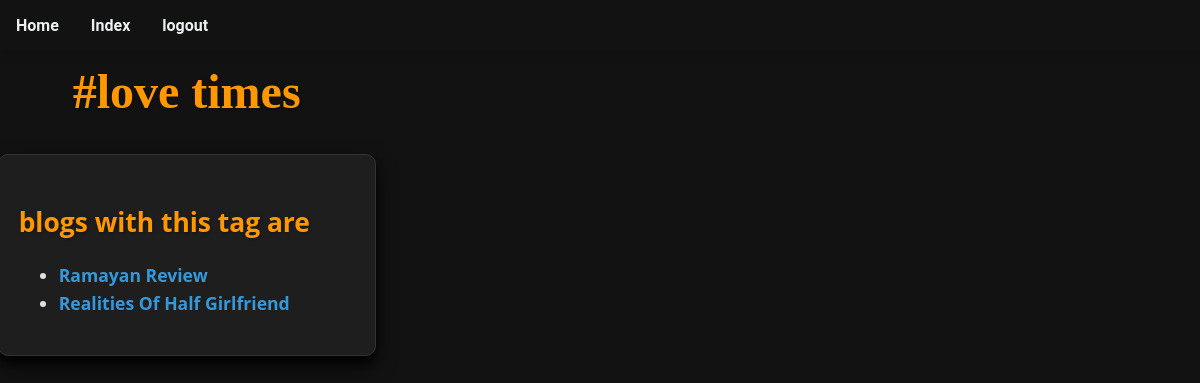
The page /index/tag/love-times (signed in) on the database its author committed.
### blog/models.py (models this page shows, shortened)
class Tag(models.Model):
    slug = models.SlugField(_("caption slug"))
    caption = models.CharField(_("tags of posts"), max_length=50)
    posts = models.ManyToManyField(
        "blog.Blog", verbose_name=_("posts with this tag"), related_name="tags"
    )
    class Meta:
        verbose_name = _("Tag")
        verbose_name_plural = _("Tags")

class Blog(models.Model):
    title = models.CharField(max_length=50)
    excerpt = models.CharField(max_length=200)
    image = models.ImageField(
        _("relevant image"), upload_to="relevant_images", null=True, blank=True
    )
    date = models.DateField(_("date"), auto_now_add=True, blank=True)
    slug = models.SlugField(_("blog_slug"), blank=True, null=True)
    content = models.TextField(_("content"))
    author = models.ForeignKey(
        "blog.Author",
        null=True,
        verbose_name=_("this blog author"),
        on_delete=models.SET_NULL,
        related_name="blogs_written",
    )
    class Meta:
        verbose_name = _("Blog")
        verbose_name_plural = _("Blogs")
    def get_absolute_url(self):
        return reverse("Blog_detail", kwargs={"slug": self.slug})

### blog/views.py (the view)
# urls.py: path("tag/<slug:slug>",views.render_tag,name="Tag_detail")
def render_tag(request, slug):
    login_check = checkLogin(request)
    if login_check:
        return login_check
    tag = get_object_or_404(models.Tag, slug=slug)
    blogs = tag.posts.all()
    return render(
        request,
        "blog/tag.html",
        {
            "tag": tag,
            "blogs": blogs,
        },
    )

### blog/views.py (called while the page is built)
def checkLogin(request):
    if request.session.get("logged_in") in [None, False]:
        return HttpResponseRedirect(reverse_lazy("login"))

### blog/templates/blog/tag.html (shortened to what this page needs)
{% extends 'blog_base.html' %}
{% block others %}
    {% include 'blog/includes/navigation.html' with page='blog' %}
{% endblock %}
{% block title %}
    {{ tag.caption }}
{% endblock %}
{% block content %}
    <div class="content">
        <h3>blogs with this tag are </h3>
        <ul>
        {% for blog in blogs %}
            <li><a href="{{blog.get_absolute_url}}">{{ blog.title|title }}</a></li>
        {% endfor %}
        </ul>
    </div>
{% endblock %}

### static/styles.css (style rules this page uses)
body { float: left; background-color: #121212; color: #e0e0e0; font-family: "Roboto", sans-serif; margin: 0; padding: 0; display: flex; flex-direction: column; align-items: center; justify-content: flex-start; min-height: 100vh; }
h1, h2, h3, h4, h5, h6 { color: #ff9800; margin-bottom: 15px; text-shadow: 1px 1px 3px rgba(0, 0, 0, 0.3); }
h3 { font-size: 1.5em; }
.content { font-family: "Open Sans", sans-serif; line-height: 1.6; font-size: 1.1em; text-align: justify; }
a { text-decoration: none; color: #3498db; font-weight: bold; position: relative; transition: color 0.3s ease, transform 0.3s ease; }
a::after { content: ""; display: block; width: 0; height: 2px; background: #3498db; transition: width 0.3s ease; position: absolute; left: 0; bottom: -2px; }
:root { --bg-color: #121212; --text-color: #e0e0e0; --input-bg-color: #1e1e1e; --input-border-color: #444444; --button-bg-color: #214a86; --button-text-color: #e0e0e0; --button-hover-bg-color: #555; --label-color: #e0e0e0; --highlight-color: #bb86fc; }

### rows shown on the page
Tag: caption "#love times"
Blog: title "Ramayan Review"
Blog: title "Realities Of Half Girlfriend"
